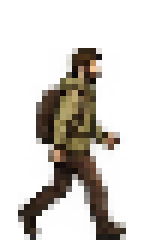
#> input picture dist/assets/platform-hero2.png, 24 x 40 px, found by its file name (shown 6 times larger)
$ python build-platform-walk.py ../dist/assets/platform-hero2.png ../dist/assets/platform-hero2.png
#> lines starting #> are read from the running program, lines starting #| are printed output that depends on the picture; after the words box and inside, x2 and y2 are one past the last pixel; in counts of white or black regions, pixels touching at a corner belong together
"""Build the platformer hero's 8-frame walk cycle (24x40 each) from the existing walking sprite.

Usage: py tools/build-platform-walk.py <assets dir> <gen dir>
The head, backpack, torso and arm come from platform-hero2.png; the legs are redrawn per frame from a
classic walk cycle (contact, down, passing, up for each leg), and the hip height follows the leg that
stands on the ground, so the body bobs naturally. Writes platform-walk0..7.png and a copy to Gen.
"""
import math, os, sys
import numpy as np
from PIL import Image

assets, gen = sys.argv[1], sys.argv[2]
src = np.array(Image.open(os.path.join(assets, 'platform-hero2.png')).convert('RGBA'))
#> src is the input picture: shape (40, 24, 4); mean R, G, B, A 25.7, 19.3, 11, 62.3
W, H, CUT = 24, 40, 26          # sprite size; the legs start below row CUT
upper = src.copy(); upper[CUT:] = 0
#> after `upper[CUT:] = 0`:
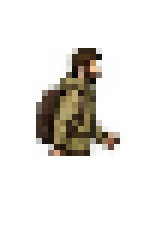
#> upper: shape (40, 24, 4) (shown 6 times larger); mean R, G, B, A 17.5, 13.9, 8.1, 37.3; transparent parts drawn white

FRONT = [(88, 56, 40), (63, 40, 28), (35, 24, 15)]   # light edge, trouser, shadow
BACK = [(63, 40, 28), (45, 30, 20), (26, 18, 11)]
BOOT, BOOT_HI = (14, 10, 5), (41, 27, 17)
THIGH, SHIN, GROUND = 7.2, 7.0, 39
# (thigh angle from vertical, knee bend) in degrees for one leg through the 8 frames; forward is +.
CYCLE = [(28, 4), (17, 14), (2, 4), (-15, 5), (-25, 14), (-8, 48), (15, 56), (31, 24)]

def leg_points(hip, thigh, bend):
    t1 = math.radians(thigh); t2 = math.radians(thigh - bend)
    knee = (hip[0] + THIGH * math.sin(t1), hip[1] + THIGH * math.cos(t1))
    ankle = (knee[0] + SHIN * math.sin(t2), knee[1] + SHIN * math.cos(t2))
    return knee, ankle

def stamp(img, x, y, r, color):
    for yy in range(int(math.floor(y - r)), int(math.ceil(y + r)) + 1):
        for xx in range(int(math.floor(x - r)), int(math.ceil(x + r)) + 1):
            if 0 <= xx < W and 0 <= yy < H and (xx + .5 - x) ** 2 + (yy + .5 - y) ** 2 <= r * r:
                img[yy, xx] = (*color, 255)

def segment(img, a, b, r, color):
    n = max(2, int(math.dist(a, b) * 3))
    for i in range(n + 1):
        t = i / n; stamp(img, a[0] + (b[0] - a[0]) * t, a[1] + (b[1] - a[1]) * t, r, color)

def draw_leg(img, hip, thigh, bend, pal):
    knee, ankle = leg_points(hip, thigh, bend)
    # shadow first, then the trouser body, then a light edge on the front side
    segment(img, hip, knee, 2.1, pal[2]); segment(img, knee, ankle, 1.7, pal[2])
    segment(img, (hip[0] + .3, hip[1]), (knee[0] + .3, knee[1]), 1.5, pal[1]); segment(img, (knee[0] + .3, knee[1]), (ankle[0] + .2, ankle[1]), 1.1, pal[1])
    segment(img, (hip[0] + 1.2, hip[1] + 1), (knee[0] + 1.1, knee[1]), .6, pal[0])
    # boot: points forward, tips up a little when the heel leaves the ground
    ax, ay = round(ankle[0]), round(ankle[1])
    lift = 1 if thigh - bend < -20 else 0
    for x in range(ax - 1, ax + 4):
        for y in range(ay - 1, ay + 1):
            yy = y - (lift if x > ax + 1 else 0)
            if 0 <= x < W and 0 <= yy < H: img[yy, x] = (*BOOT, 255)
    if 0 <= ax + 2 < W and 0 <= ay - 1 < H: img[ay - 1, ax + 2] = (*BOOT_HI, 255)
    return ankle

os.makedirs(gen, exist_ok=True)
for f in range(8):
    a, b = CYCLE[f], CYCLE[(f + 4) % 8]
    # the hip sits so that the lower foot touches the ground: this is the walk's up-and-down bob
    lowest = max(leg_points((0, 0), *a)[1][1], leg_points((0, 0), *b)[1][1])
    hip_y = GROUND - 1 - lowest
    bob = int(round(hip_y - CUT))
    img = np.zeros((H, W, 4), np.uint8)
    hip = (10.5, hip_y)
    draw_leg(img, (hip[0] - .5, hip[1]), *b, BACK)       # far leg behind
    body = np.zeros_like(img)
    if bob >= 0: body[bob:] = upper[:H - bob]
    else: body[:bob] = upper[-bob:]
    m = body[..., 3] > 0; img[m] = body[m]
    draw_leg(img, hip, *a, FRONT)                         # near leg in front of the body edge
    out = Image.fromarray(img, 'RGBA')
    out.save(os.path.join(assets, 'platform-walk%d.png' % f))
    out.save(os.path.join(gen, 'platform-hero_walk-frame%d_24x40.png' % (f + 1)))
    print(f, 'bob', bob)
#> this loop made 8 passes
#> pass 1, `m = body[..., 3] > 0`:
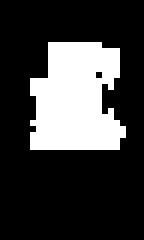
#> m: shape (40, 24) bool (shown 6 times larger); 24% white; 1 white region, box (x1, y1, x2, y2) and area: (5, 7, 21, 25) 230
#> pass 1, `out = Image.fromarray(img, 'RGBA')`:
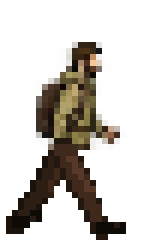
#> out: PIL image 24x40 RGBA (shown 6 times larger); mean R, G, B, A 22.8, 17.4, 10.4, 69.5; transparent parts drawn white
#> pass 2, `m = body[..., 3] > 0`:
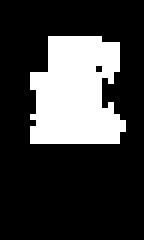
#> m: shape (40, 24) bool (shown 6 times larger); 24% white; 1 white region, box (x1, y1, x2, y2) and area: (5, 6, 21, 24) 230
#> pass 2, `out = Image.fromarray(img, 'RGBA')`:
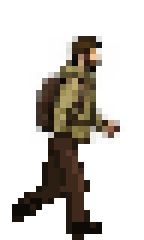
#> out: PIL image 24x40 RGBA (shown 6 times larger); mean R, G, B, A 22, 16.9, 10.1, 66.1; transparent parts drawn white
#> after the loop:
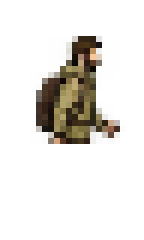
#> body: shape (40, 24, 4) (shown 6 times larger); mean R, G, B, A 17.5, 13.9, 8.1, 37.3; transparent parts drawn white
#> after the loop:
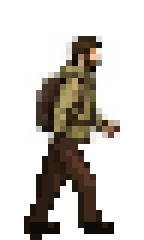
#> img: shape (40, 24, 4) (shown 6 times larger); mean R, G, B, A 22.9, 17.5, 10.4, 69.5; transparent parts drawn white
